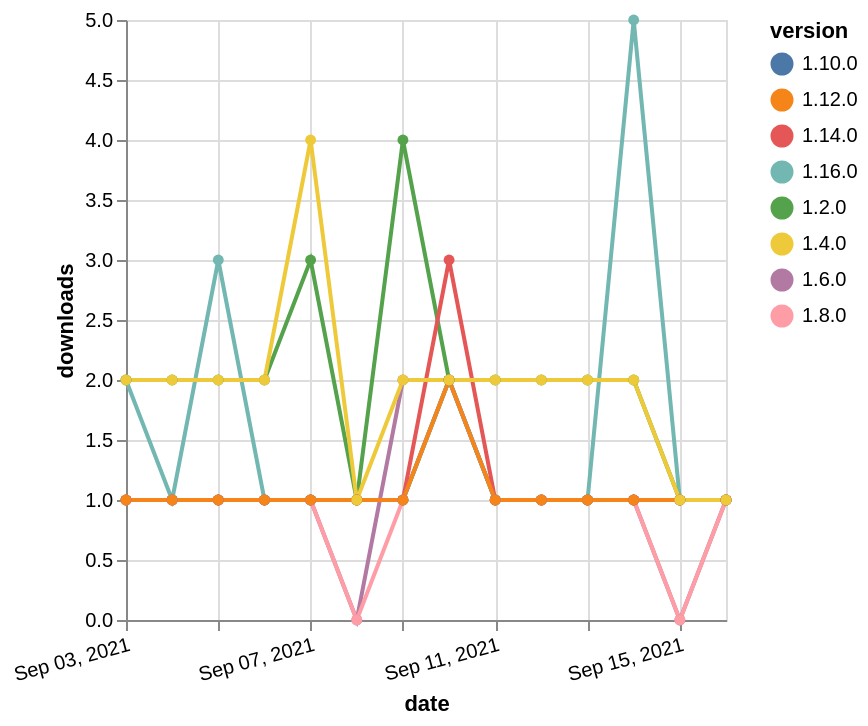

This figure's Vega-Lite source:
### Vega-Lite specification from a JSON file in a GitHub repository (floating-point values rounded to 4 significant figures)
{"$schema": "https://vega.github.io/schema/vega-lite/v5.json", "description": "A simple bar chart with embedded data.", "data": {"values": [{"date": "2021-09-03", "total": 267, "delta": 1, "version": "1.6.0"}, {"date": "2021-09-04", "total": 268, "delta": 1, "version": "1.6.0"}, {"date": "2021-09-05", "total": 269, "delta": 1, "version": "1.6.0"}, {"date": "2021-09-06", "total": 270, "delta": 1, "version": "1.6.0"}, {"date": "2021-09-07", "total": 271, "delta": 1, "version": "1.6.0"}, {"date": "2021-09-08", "total": 271, "delta": 0, "version": "1.6.0"}, {"date": "2021-09-09", "total": 273, "delta": 2, "version": "1.6.0"}, {"date": "2021-09-10", "total": 275, "delta": 2, "version": "1.6.0"}, {"date": "2021-09-11", "total": 276, "delta": 1, "version": "1.6.0"}, {"date": "2021-09-12", "total": 277, "delta": 1, "version": "1.6.0"}, {"date": "2021-09-13", "total": 278, "delta": 1, "version": "1.6.0"}, {"date": "2021-09-14", "total": 279, "delta": 1, "version": "1.6.0"}, {"date": "2021-09-15", "total": 279, "delta": 0, "version": "1.6.0"}, {"date": "2021-09-16", "total": 280, "delta": 1, "version": "1.6.0"}, {"date": "2021-09-03", "total": 213, "delta": 1, "version": "1.8.0"}, {"date": "2021-09-04", "total": 214, "delta": 1, "version": "1.8.0"}, {"date": "2021-09-05", "total": 215, "delta": 1, "version": "1.8.0"}, {"date": "2021-09-06", "total": 216, "delta": 1, "version": "1.8.0"}, {"date": "2021-09-07", "total": 217, "delta": 1, "version": "1.8.0"}, {"date": "2021-09-08", "total": 217, "delta": 0, "version": "1.8.0"}, {"date": "2021-09-09", "total": 218, "delta": 1, "version": "1.8.0"}, {"date": "2021-09-10", "total": 220, "delta": 2, "version": "1.8.0"}, {"date": "2021-09-11", "total": 221, "delta": 1, "version": "1.8.0"}, {"date": "2021-09-12", "total": 222, "delta": 1, "version": "1.8.0"}, {"date": "2021-09-13", "total": 223, "delta": 1, "version": "1.8.0"}, {"date": "2021-09-14", "total": 224, "delta": 1, "version": "1.8.0"}, {"date": "2021-09-15", "total": 224, "delta": 0, "version": "1.8.0"}, {"date": "2021-09-16", "total": 225, "delta": 1, "version": "1.8.0"}, {"date": "2021-09-03", "total": 193, "delta": 1, "version": "1.10.0"}, {"date": "2021-09-04", "total": 194, "delta": 1, "version": "1.10.0"}, {"date": "2021-09-05", "total": 195, "delta": 1, "version": "1.10.0"}, {"date": "2021-09-06", "total": 196, "delta": 1, "version": "1.10.0"}, {"date": "2021-09-07", "total": 197, "delta": 1, "version": "1.10.0"}, {"date": "2021-09-08", "total": 198, "delta": 1, "version": "1.10.0"}, {"date": "2021-09-09", "total": 199, "delta": 1, "version": "1.10.0"}, {"date": "2021-09-10", "total": 201, "delta": 2, "version": "1.10.0"}, {"date": "2021-09-11", "total": 202, "delta": 1, "version": "1.10.0"}, {"date": "2021-09-12", "total": 203, "delta": 1, "version": "1.10.0"}, {"date": "2021-09-13", "total": 204, "delta": 1, "version": "1.10.0"}, {"date": "2021-09-14", "total": 205, "delta": 1, "version": "1.10.0"}, {"date": "2021-09-15", "total": 206, "delta": 1, "version": "1.10.0"}, {"date": "2021-09-16", "total": 207, "delta": 1, "version": "1.10.0"}, {"date": "2021-09-03", "total": 124, "delta": 2, "version": "1.16.0"}, {"date": "2021-09-04", "total": 125, "delta": 1, "version": "1.16.0"}, {"date": "2021-09-05", "total": 128, "delta": 3, "version": "1.16.0"}, {"date": "2021-09-06", "total": 129, "delta": 1, "version": "1.16.0"}, {"date": "2021-09-07", "total": 130, "delta": 1, "version": "1.16.0"}, {"date": "2021-09-08", "total": 131, "delta": 1, "version": "1.16.0"}, {"date": "2021-09-09", "total": 132, "delta": 1, "version": "1.16.0"}, {"date": "2021-09-10", "total": 134, "delta": 2, "version": "1.16.0"}, {"date": "2021-09-11", "total": 135, "delta": 1, "version": "1.16.0"}, {"date": "2021-09-12", "total": 136, "delta": 1, "version": "1.16.0"}, {"date": "2021-09-13", "total": 137, "delta": 1, "version": "1.16.0"}, {"date": "2021-09-14", "total": 142, "delta": 5, "version": "1.16.0"}, {"date": "2021-09-15", "total": 143, "delta": 1, "version": "1.16.0"}, {"date": "2021-09-16", "total": 144, "delta": 1, "version": "1.16.0"}, {"date": "2021-09-03", "total": 2354, "delta": 2, "version": "1.2.0"}, {"date": "2021-09-04", "total": 2356, "delta": 2, "version": "1.2.0"}, {"date": "2021-09-05", "total": 2358, "delta": 2, "version": "1.2.0"}, {"date": "2021-09-06", "total": 2360, "delta": 2, "version": "1.2.0"}, {"date": "2021-09-07", "total": 2363, "delta": 3, "version": "1.2.0"}, {"date": "2021-09-08", "total": 2364, "delta": 1, "version": "1.2.0"}, {"date": "2021-09-09", "total": 2368, "delta": 4, "version": "1.2.0"}, {"date": "2021-09-10", "total": 2370, "delta": 2, "version": "1.2.0"}, {"date": "2021-09-11", "total": 2372, "delta": 2, "version": "1.2.0"}, {"date": "2021-09-12", "total": 2374, "delta": 2, "version": "1.2.0"}, {"date": "2021-09-13", "total": 2376, "delta": 2, "version": "1.2.0"}, {"date": "2021-09-14", "total": 2378, "delta": 2, "version": "1.2.0"}, {"date": "2021-09-15", "total": 2379, "delta": 1, "version": "1.2.0"}, {"date": "2021-09-16", "total": 2380, "delta": 1, "version": "1.2.0"}, {"date": "2021-09-03", "total": 202, "delta": 1, "version": "1.14.0"}, {"date": "2021-09-04", "total": 203, "delta": 1, "version": "1.14.0"}, {"date": "2021-09-05", "total": 204, "delta": 1, "version": "1.14.0"}, {"date": "2021-09-06", "total": 205, "delta": 1, "version": "1.14.0"}, {"date": "2021-09-07", "total": 206, "delta": 1, "version": "1.14.0"}, {"date": "2021-09-08", "total": 207, "delta": 1, "version": "1.14.0"}, {"date": "2021-09-09", "total": 208, "delta": 1, "version": "1.14.0"}, {"date": "2021-09-10", "total": 211, "delta": 3, "version": "1.14.0"}, {"date": "2021-09-11", "total": 212, "delta": 1, "version": "1.14.0"}, {"date": "2021-09-12", "total": 213, "delta": 1, "version": "1.14.0"}, {"date": "2021-09-13", "total": 214, "delta": 1, "version": "1.14.0"}, {"date": "2021-09-14", "total": 215, "delta": 1, "version": "1.14.0"}, {"date": "2021-09-15", "total": 216, "delta": 1, "version": "1.14.0"}, {"date": "2021-09-16", "total": 217, "delta": 1, "version": "1.14.0"}, {"date": "2021-09-03", "total": 167, "delta": 1, "version": "1.12.0"}, {"date": "2021-09-04", "total": 168, "delta": 1, "version": "1.12.0"}, {"date": "2021-09-05", "total": 169, "delta": 1, "version": "1.12.0"}, {"date": "2021-09-06", "total": 170, "delta": 1, "version": "1.12.0"}, {"date": "2021-09-07", "total": 171, "delta": 1, "version": "1.12.0"}, {"date": "2021-09-08", "total": 172, "delta": 1, "version": "1.12.0"}, {"date": "2021-09-09", "total": 173, "delta": 1, "version": "1.12.0"}, {"date": "2021-09-10", "total": 175, "delta": 2, "version": "1.12.0"}, {"date": "2021-09-11", "total": 176, "delta": 1, "version": "1.12.0"}, {"date": "2021-09-12", "total": 177, "delta": 1, "version": "1.12.0"}, {"date": "2021-09-13", "total": 178, "delta": 1, "version": "1.12.0"}, {"date": "2021-09-14", "total": 179, "delta": 1, "version": "1.12.0"}, {"date": "2021-09-15", "total": 180, "delta": 1, "version": "1.12.0"}, {"date": "2021-09-16", "total": 181, "delta": 1, "version": "1.12.0"}, {"date": "2021-09-03", "total": 2417, "delta": 2, "version": "1.4.0"}, {"date": "2021-09-04", "total": 2419, "delta": 2, "version": "1.4.0"}, {"date": "2021-09-05", "total": 2421, "delta": 2, "version": "1.4.0"}, {"date": "2021-09-06", "total": 2423, "delta": 2, "version": "1.4.0"}, {"date": "2021-09-07", "total": 2427, "delta": 4, "version": "1.4.0"}, {"date": "2021-09-08", "total": 2428, "delta": 1, "version": "1.4.0"}, {"date": "2021-09-09", "total": 2430, "delta": 2, "version": "1.4.0"}, {"date": "2021-09-10", "total": 2432, "delta": 2, "version": "1.4.0"}, {"date": "2021-09-11", "total": 2434, "delta": 2, "version": "1.4.0"}, {"date": "2021-09-12", "total": 2436, "delta": 2, "version": "1.4.0"}, {"date": "2021-09-13", "total": 2438, "delta": 2, "version": "1.4.0"}, {"date": "2021-09-14", "total": 2440, "delta": 2, "version": "1.4.0"}, {"date": "2021-09-15", "total": 2441, "delta": 1, "version": "1.4.0"}, {"date": "2021-09-16", "total": 2442, "delta": 1, "version": "1.4.0"}]}, "width": "container", "mark": {"type": "line", "point": {"filled": true}}, "encoding": {"x": {"field": "date", "type": "temporal", "timeUnit": "yearmonthdate", "title": "date", "axis": {"labelAngle": -15}}, "y": {"field": "delta", "type": "quantitative", "title": "downloads"}, "color": {"field": "version", "type": "nominal"}, "tooltip": {"field": "delta"}}}
